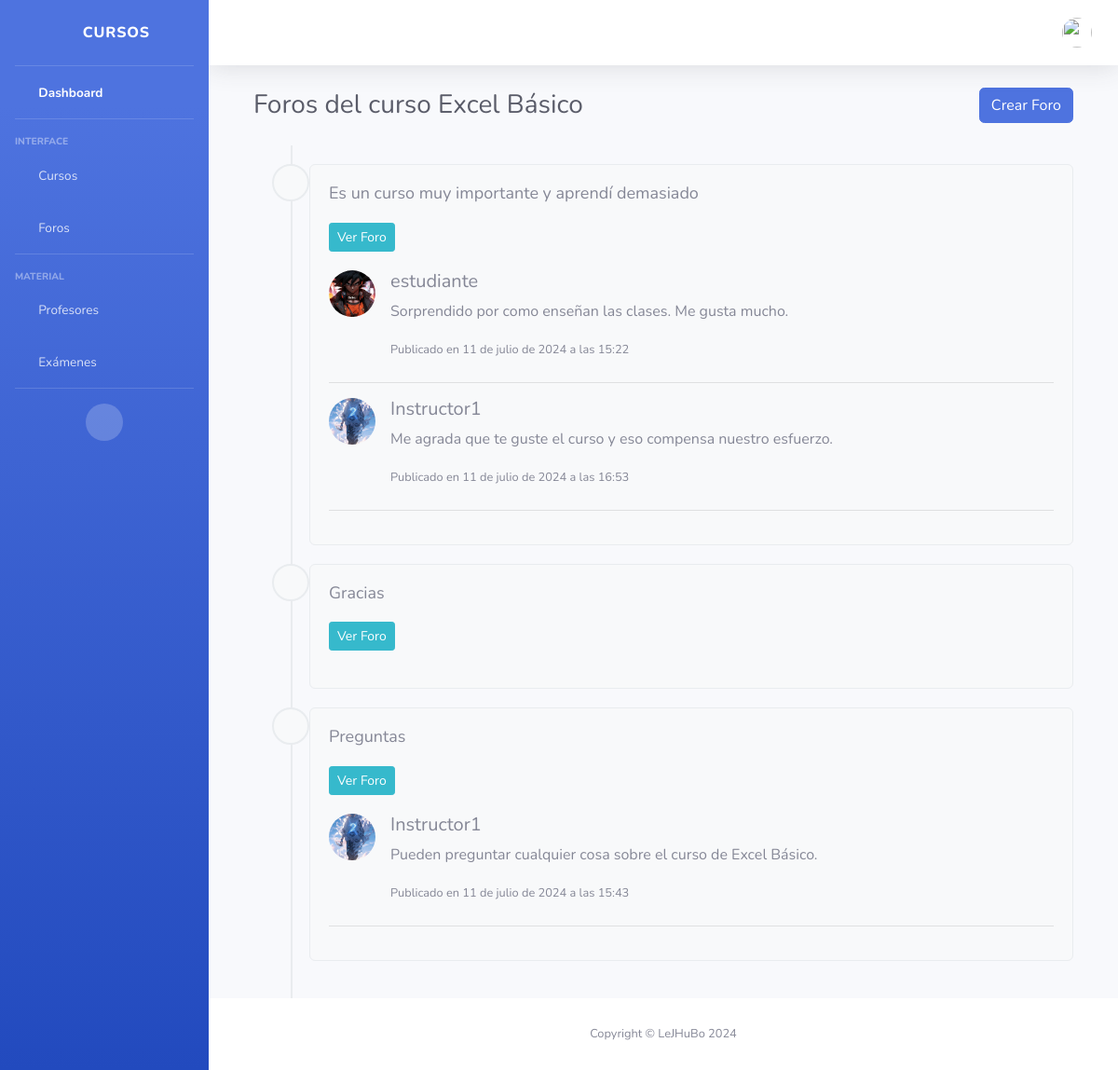
The app's page /course/1/foros/, older data.
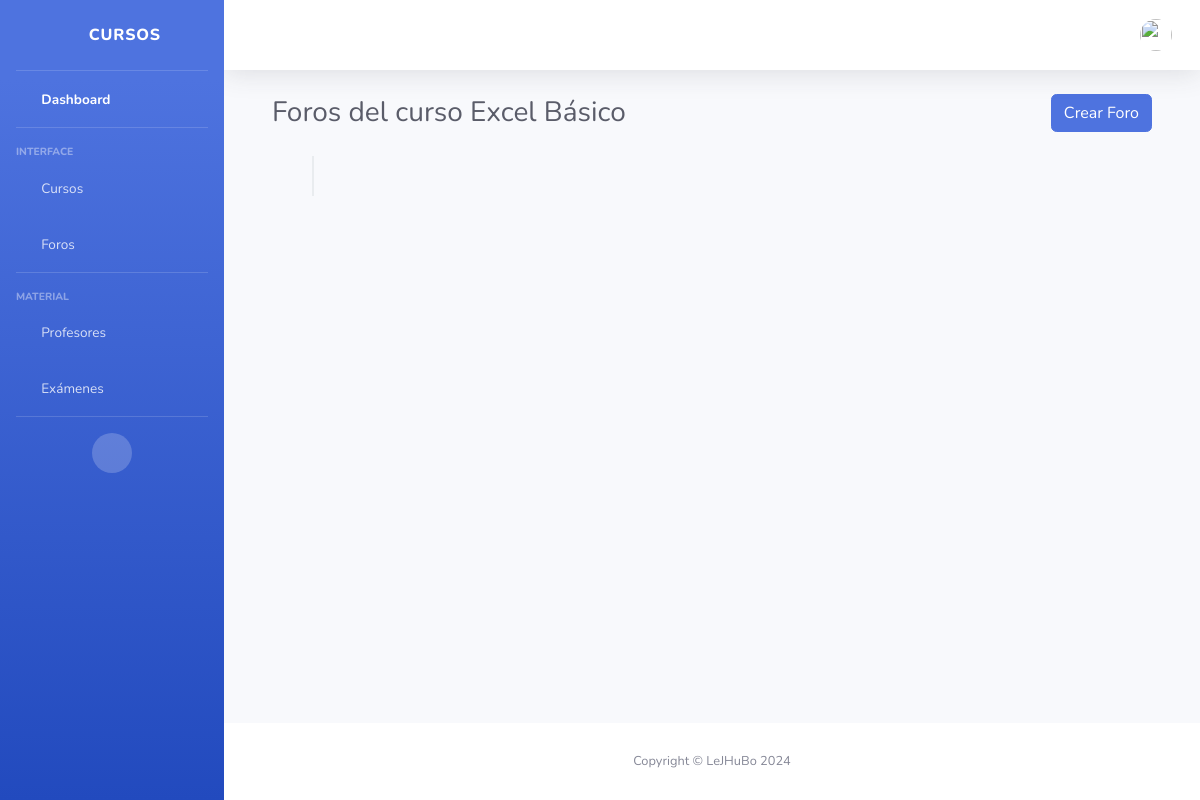
The same page, newer data.
### courses/models.py (models this page shows, shortened)
class Forum(models.Model):
    course = models.ForeignKey(Course, on_delete=models.CASCADE, related_name='forums')
    title = models.CharField(max_length=200)
    created_at = models.DateTimeField(auto_now_add=True)
    created_by = models.ForeignKey(User, on_delete=models.CASCADE)

class Post(models.Model):
    forum = models.ForeignKey(Forum, on_delete=models.CASCADE, related_name='posts')
    content = models.TextField()
    created_at = models.DateTimeField(auto_now_add=True)
    created_by = models.ForeignKey(User, on_delete=models.CASCADE)

class User(AbstractUser):
    ROLE_CHOICES = (
        ('student', 'Student'),
        ('instructor', 'Instructor'),
        ('admin', 'Admin'),
    )
    role = models.CharField(max_length=10, choices=ROLE_CHOICES, default='student')
    groups = models.ManyToManyField(Group, related_name='custom_user_set')
    user_permissions = models.ManyToManyField(Permission, related_name='custom_user_set')
    profile_picture = models.ImageField(upload_to='profile_pictures/', null=True, blank=True)
    objects = UserManager()

### courses/views.py (the view)
# urls.py: path('course/<int:course_id>/foros/', ForumListView.as_view(), name='forum_list'),
class ForumListView(ListView):
    model = Forum
    template_name = 'forum/forum_list.html'
    context_object_name = 'forums'
    def get_queryset(self):
        course_id = self.kwargs['course_id']
        return Forum.objects.filter(course_id=course_id)
    def get_context_data(self, **kwargs):
        context = super().get_context_data(**kwargs)
        context['course'] = get_object_or_404(Course, pk=self.kwargs['course_id'])
        return context

### courses/templates/forum/forum_list.html (shortened to what this page needs)
{% extends 'index.html' %} {% load static %} {% block title %}Foros{% endblock %} {% block content %}
<div class="container-fluid">
    <div class="d-sm-flex align-items-center justify-content-between mb-4">
        <h1 class="h3 mb-0 text-gray-800">Foros del curso {{ course.title }}</h1>
        <a href="{% url 'forum_create' course.id %}" class="btn btn-primary">Crear Foro</a>
    </div>
    <div class="timeline">
        {% for forum in forums %}
        <div class="timeline-item">
            <div class="timeline-icon">
                <i class="fas fa-comments"></i>
            </div>
            <div class="timeline-content">
                <h5 class="timeline-title">{{ forum.title }}</h5>
                <a href="{% url 'forum_detail' forum.id %}" class="btn btn-info btn-sm">Ver Foro</a>
                <div class="timeline-posts">
                    {% for post in forum.posts.all %}
                    <div class="media mb-4">
                        <img class="d-flex mr-3 rounded-circle" src="{% if post.created_by.profile_picture %}{{ post.created_by.profile_picture.url }}{% else %}{% static 'img/undraw_profile.svg' %}{% endif %}" alt="" width="50">
                        <div class="media-body">
                            <h5 class="mt-0">{{ post.created_by.username }}</h5>
                            <p>{{ post.content }}</p>
                            <small class="text-muted">Publicado en {{ post.created_at }}</small>
                        </div>
                    </div>
                    <hr> {% endfor %}
                </div>
            </div>
        </div>
        {% endfor %}
    </div>
</div>
{% endblock %}

Row changes from the older to the newer data that the page shows:
removed Forum: title "Es un curso muy importante y aprendí demasiado"
removed Post: created_by.profile_picture (picture), created_by.username "estudiante", content "Sorprendido por como enseñan las clases. Me gusta mucho.", created_at "11 de julio de 2024 a las 15:22", shown under "Es un curso muy importante y aprendí demasiado"
removed Post: created_by.profile_picture (picture), created_by.username "Instructor1", content "Me agrada que te guste el curso y eso compensa nuestro esfuerzo.", created_at "11 de julio de 2024 a las 16:53", shown under "Es un curso muy importante y aprendí demasiado"
removed Forum: title "Gracias"
removed Forum: title "Preguntas"
removed Post: created_by.profile_picture (picture), created_by.username "Instructor1", content "Pueden preguntar cualquier cosa sobre el curso de Excel Básico.", created_at "11 de julio de 2024 a las 15:43", shown under "Preguntas"
